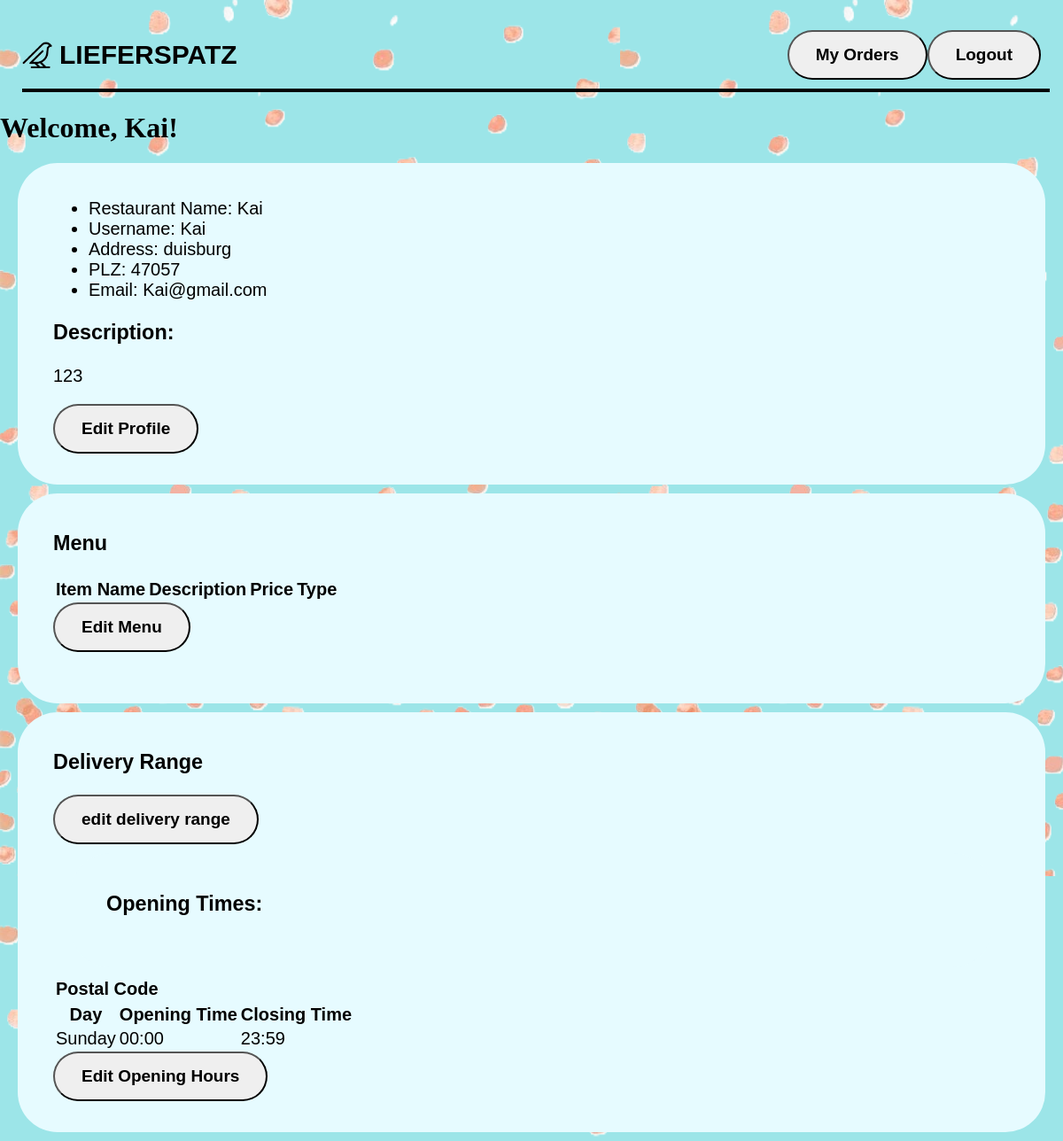
/restaurant_home (signed in), run on the app's committed database.
### tables this page shows
CREATE TABLE "openning_times" (
	"restaurant_id"	INTEGER,
	"day"	TEXT,
	"open"	TEXT,
	"close"	TEXT,
	"id"	INTEGER,
	FOREIGN KEY("restaurant_id") REFERENCES "restaurant"("id"),
	PRIMARY KEY("id" AUTOINCREMENT)
);

### app.py (the view)
@app.route("/restaurant_home", methods = ["POST","GET"])
@login_required_restaurant
def restaurant_home():
    restaurant_id = session['restaurant_id']
    time_manager = timeManager(connection)
    restaurant = _restaurant(restaurant_id, connection)
    if ('restaurant_name') in session and ('restaurant_id') in session:
        menu = restaurant.getMenu()
        delivery_range = restaurant.get_delivery_raduis()
        opening_times = time_manager.get_openning_times(restaurant_id)
        template_data = {
        "restaurantName": session['restaurant_name'],
        "userName": session['username'],
        "restaurantAddress": session['address'],
        "Postal": session['plz'],
        "mail": session['email'],
        "des": session['description'],
        "should_show_edit_button": True,
        "show_menu_button": True,
        "items": menu,
        "range": delivery_range,
        "openTimes": opening_times
        }
        print(template_data)
        return render_template("restaurant_home.html", **template_data)
    else:
        return redirect(url_for('restaurant_login'))

### Restaurant.py (called while the page is built)
    def getMenu(self):
        try:
            with self.connection:
                query = "SELECT item_name, detail, price, type FROM menu WHERE restaurant_id = ?"
                menu = self.cursor.execute(query,(self.id,))
                return menu
        except Exception as e:
            print(f"an error accured: {e}")
            return False

    def get_delivery_raduis(self):
        try:
            with self.connection:
                query = "SELECT plz FROM postal WHERE restaurant_id = ?"
                delivers = self.cursor.execute(query, (self.id,)).fetchall()
            return delivers
        except Exception as e:
            print(f"an error accured: {e}")
            return False

### TimeManager.py (called while the page is built)
    def get_openning_times(self, restaurant_id):
        query = "SELECT * FROM openning_times WHERE restaurant_id = ?"
        with self.connection:
            self.cursor.execute(query, (restaurant_id,))
            openning_times = self.cursor.fetchall()
            return openning_times

### decorator.py (called while the page is built)
def login_required_restaurant(function):
    @wraps(function)
    def decorated_function(*args, **kwargs):
        if "logged_in_restaurant" not in session:
            return redirect(url_for('restaurant_login'))
        return function(*args, **kwargs)
    return decorated_function

### templates/restaurant_home.html (shortened to what this page needs)
{% extends "base.html" %}
{% block button %}
<form action="{{ url_for('order_cart.restaurant_order') }}" method="POST">
    <input type="submit" value="My Orders" class="button-link">
</form>
<form action="/logout_restaurant" method="POST">
    <input type="submit" value="Logout" class="button-link">
</form>
{% endblock %}
{% block content %}
    <h1>Welcome, {{ restaurantName }}!</h1>
    <div class = "form-group">
        <ul>
            <li>Restaurant Name: <span>{{ restaurantName }}</span></li>
            <li>Username: <span>{{ userName }}</span></li>
            <li>Address: <span>{{ restaurantAddress }}</span></li>
            <li>PLZ: <span>{{ Postal }}</span></li>
            <li>Email: <span>{{ mail }}</span></li>
        </ul>
        <h3>Description:</h3>
        <p>{{ des }}</p>
        {% if should_show_edit_button %}
        <form action="/edit_restaurant_data" method="POST">
            <button type="submit" value="edit_restaurant_data" class="button-link">Edit Profile</button></form>{% endif %}
    </div>
    <div class = "form-group">
        <h3>Menu</h3>
        <table>
            <thead>
                <tr>
                    <th>Item Name</th>
                    <th>Description</th>
                    <th>Price</th>
                    <th>Type</th>
                </tr>
            </thead>
        </table>
        {% if show_menu_button %}
        <form action="/edit_menu" method="POST">
        <button type = "submit" value = "submit" class="button-link">Edit Menu</button>
        </form>
    <br>
        {% endif %}
    </div>
 <div class="form-group" id="delivery-div">
        <h3>Delivery  Range</h3>
        <table>
            <thead><tr><th>Postal Code</th></tr></thead>
        <form action="/edit_range" method="POST">
            <button type="submit" value="submit" class="button-link">edit delivery range</button>
        </form>
    </div>
<div class = "form-group">
    <h3>Opening Times:</h3>
    <div class="form-container">
    <table>
        <thead>
            <tr>
                <th>Day</th>
                <th>Opening Time</th>
                <th>Closing Time</th>
            </tr>
        </thead>
        <tbody>
            {% for time_entry in openTimes %}
                <tr>
                    <td>{{ time_entry[1] }}</td>
                    <td>{{ time_entry[2] }}</td>
                    <td>{{ time_entry[3] }}</td>
                </tr>
            {% endfor %}
        </tbody>
    </table>
    <form action = "/edit_opening_times" method="POST" class = "form-settings">
        <button type="submit" value="edit_opening_times" class="button-link">Edit Opening Hours</button>
    </form>
    </div>
    </div>
{% endblock %}

### static/styling.css (style rules this page uses)
body { background-color: #9ce5e8; background-image: url('/static/images/background.png'); margin-top: auto; margin-bottom: auto; margin-right: auto; margin-left: auto; }
.form-group { background-color: #e6fbff; padding-right: 40px; padding-left: 40px; padding-top: 20px; padding-bottom: 35px; border-radius: 45px; margin-top: 10px; margin-bottom: 10px; margin-right: 20px; margin-left: 20px; font-family: 'Montserrat', sans-serif; font-size: 20px; }
.form-container { display: flex; justify-content: space-around; flex-wrap: nowrap; flex-basis: auto; align-items: center; flex-direction: row; }
.button-link { display: inline-block; padding: 15px 30px; text-decoration: none; color: black; transition: background-color 0.5s ease; font-family: 'Montserrat', sans-serif; font-weight: bold; font-size: 19px; border-radius: 30px; }

### data on the page
openning_times: day "Sunday", open "00:00", close "23:59"

### other printed values
{{ restaurantName }} "Kai"
{{ userName }} "Kai"
{{ restaurantAddress }} "duisburg"
{{ Postal }} "47057"
{{ mail }} "Kai@gmail.com"
{{ des }} "123"
